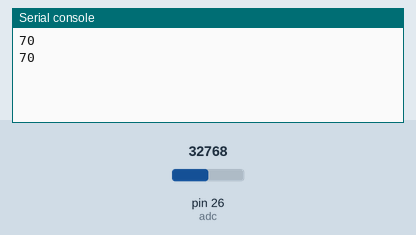
Simulated run of this program. Board: MicroPython board. Shown: the last lines printed to the serial console. Inputs (shaded band) come from the test bench; at power-on: pin 26 (adc) = 32768 (analog values on the 0–65535 scale).

Above: at 1.2 s.
1.3 s: pin 26 (adc) set to 45874
At 2.6 s:
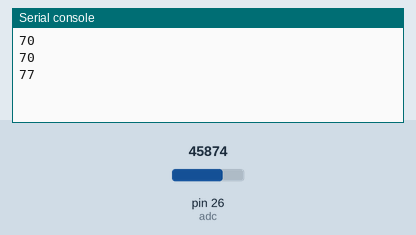
2.8 s: pin 26 (adc) set to 57670
At 3.8 s:
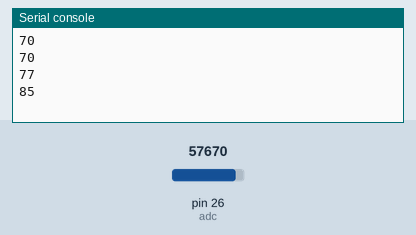
Timing chart, 0 to 5.8 s (numbered marks = the images above; inputs shaded):
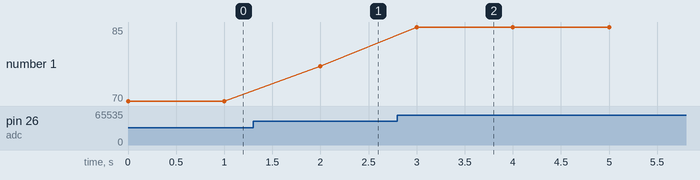

Measured:
- after the input at 1.3 s, the serial console: prints a new line after 0.70 s (image 1)
- after the input at 2.8 s, the serial console: prints a new line after 0.20 s (image 2)
- plotted number 1: 70 → 77 after the input at 1.3 s, 77 → 85 after the input at 2.8 s

The program:

pulse_sensor.py
```python
from machine import Pin, ADC
import time

# Create an ADC object linked to pin 26
adc = ADC(Pin(26, mode=Pin.IN))

# Define input and output ranges
in_min, in_max = 0, 65535
out_min, out_max = 50, 90

while True:
    # Read ADC and convert to voltage
    val = adc.read_u16()

    # Map the ADC reading to a range of 1 to 100
    mapped_val = int((val - in_min) * (out_max - out_min) / (in_max - in_min) + out_min)

    print(mapped_val)
    time.sleep_ms(1000)
```
